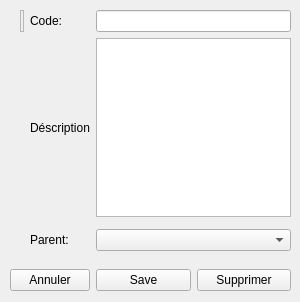
<?xml version="1.0" encoding="UTF-8"?>
<ui version="4.0">
 <class>FormationEditeur</class>
 <widget class="QWidget" name="FormationEditeur">
  <property name="geometry">
   <rect>
    <x>0</x>
    <y>0</y>
    <width>300</width>
    <height>302</height>
   </rect>
  </property>
  <property name="windowTitle">
   <string>Form</string>
  </property>
  <widget class="QWidget" name="gridLayoutWidget">
   <property name="geometry">
    <rect>
     <x>10</x>
     <y>10</y>
     <width>281</width>
     <height>281</height>
    </rect>
   </property>
   <layout class="QGridLayout" name="gridLayout_2">
    <item row="5" column="2">
     <widget class="QFrame" name="frame_4">
      <property name="frameShape">
       <enum>QFrame::StyledPanel</enum>
      </property>
      <property name="frameShadow">
       <enum>QFrame::Raised</enum>
      </property>
     </widget>
    </item>
    <item row="2" column="1">
     <widget class="QFrame" name="frame">
      <property name="frameShape">
       <enum>QFrame::StyledPanel</enum>
      </property>
      <property name="frameShadow">
       <enum>QFrame::Raised</enum>
      </property>
     </widget>
    </item>
    <item row="5" column="1">
     <widget class="QFrame" name="frame_2">
      <property name="frameShape">
       <enum>QFrame::StyledPanel</enum>
      </property>
      <property name="frameShadow">
       <enum>QFrame::Raised</enum>
      </property>
     </widget>
    </item>
    <item row="4" column="1">
     <widget class="QFrame" name="frame_5">
      <property name="frameShape">
       <enum>QFrame::StyledPanel</enum>
      </property>
      <property name="frameShadow">
       <enum>QFrame::Raised</enum>
      </property>
     </widget>
    </item>
    <item row="3" column="2">
     <widget class="QLabel" name="label_3">
      <property name="text">
       <string>Parent:</string>
      </property>
     </widget>
    </item>
    <item row="0" column="2">
     <widget class="QLabel" name="label">
      <property name="text">
       <string>Code: </string>
      </property>
     </widget>
    </item>
    <item row="3" column="3">
     <widget class="QComboBox" name="comboBoxListCat"/>
    </item>
    <item row="0" column="3">
     <widget class="QLineEdit" name="lineEditCode"/>
    </item>
    <item row="1" column="2">
     <widget class="QLabel" name="label_2">
      <property name="text">
       <string>Déscription</string>
      </property>
     </widget>
    </item>
    <item row="7" column="0" colspan="3">
     <widget class="QPushButton" name="pushButtonAnnuler">
      <property name="text">
       <string>Annuler</string>
      </property>
     </widget>
    </item>
    <item row="1" column="3">
     <widget class="QTextEdit" name="textEditTitre"/>
    </item>
    <item row="0" column="1">
     <widget class="QFrame" name="frame_3">
      <property name="frameShape">
       <enum>QFrame::StyledPanel</enum>
      </property>
      <property name="frameShadow">
       <enum>QFrame::Raised</enum>
      </property>
     </widget>
    </item>
    <item row="7" column="3">
     <layout class="QHBoxLayout" name="horizontalLayout_2">
      <item>
       <widget class="QPushButton" name="pushButtonSave">
        <property name="text">
         <string>Save</string>
        </property>
       </widget>
      </item>
      <item>
       <widget class="QPushButton" name="pushButtonSupprimer">
        <property name="text">
         <string>Supprimer</string>
        </property>
       </widget>
      </item>
     </layout>
    </item>
   </layout>
  </widget>
 </widget>
 <resources/>
 <connections/>
</ui>
